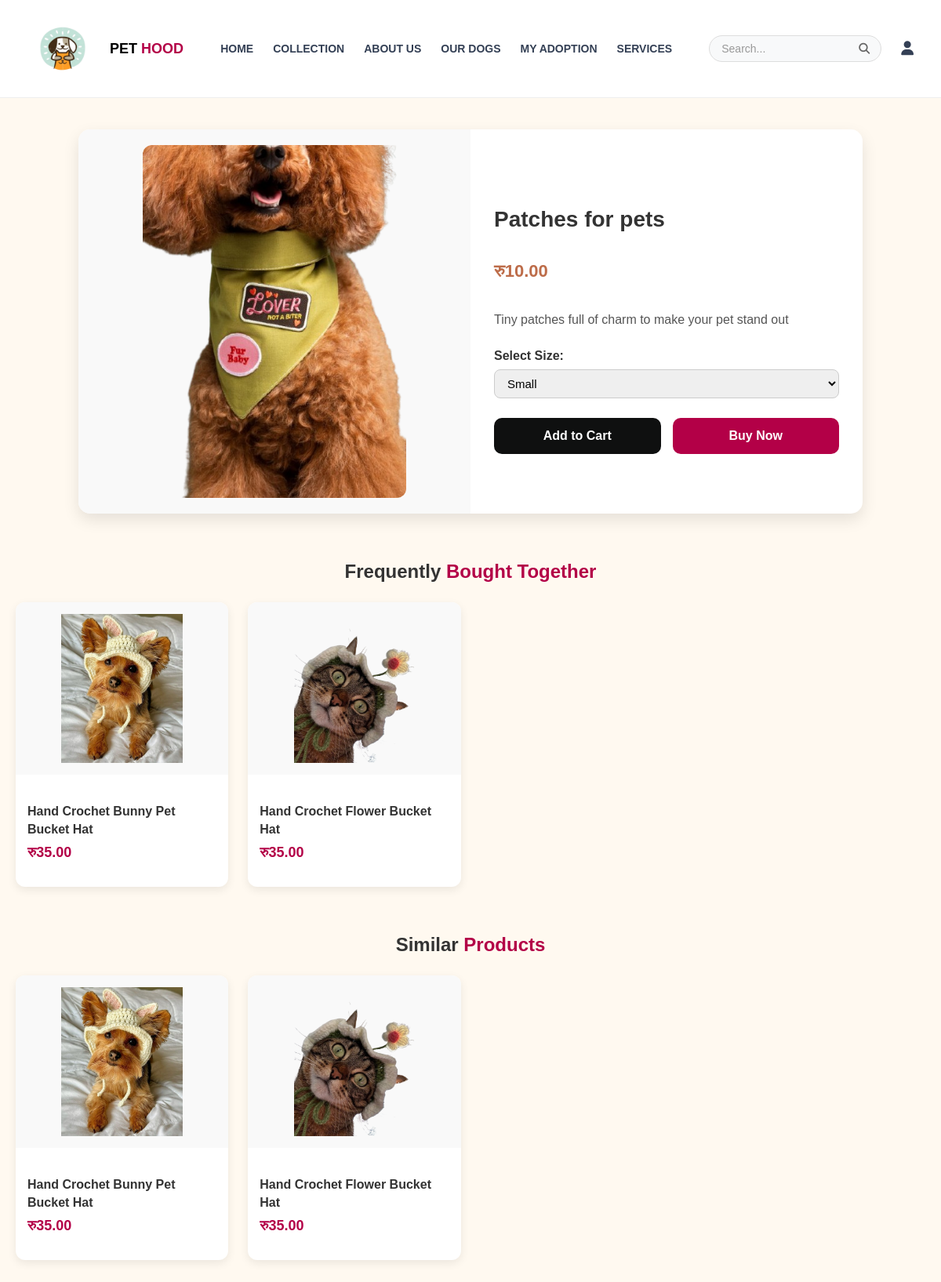
Page /patches-for-pets/ on the committed database.
### shop/models.py (models this page shows, shortened)
class Product(models.Model):
    CATEGORY_CHOICES = [
        ('food', 'Food'),
        ('clothes', 'Clothes'),
        ('accessories', 'Accessories'),
    ]
    name = models.CharField(max_length=200)
    slug = models.SlugField(max_length=250, unique=True, blank=True, null=True)
    category = models.CharField(max_length=20, choices=CATEGORY_CHOICES)
    price = models.DecimalField(max_digits=10, decimal_places=2)
    description = models.TextField()
    image = models.ImageField(upload_to='products/')
    sizes = models.ManyToManyField(Size, blank=True)   #  multiple sizes

### shop/views.py (the view)
# urls.py: path('<slug:slug>/', views.productdetails, name='productdetails'),
def productdetails(request, slug):
    product = get_object_or_404(Product, slug=slug)
    cart_items_in_cart = []
    if request.user.is_authenticated:
        cart, _ = Cart.objects.get_or_create(user=request.user)
        cart_items = CartItem.objects.filter(cart=cart, product=product)
        cart_items_in_cart = [item.size for item in cart_items]
    similar_products = get_similar_products(product, limit=4)
    frequently_bought = get_frequently_bought_together(product, limit=3)
    return render(request, 'productdetails.html', {
        'product': product,
        'cart_items_in_cart': cart_items_in_cart,
        'similar_products': similar_products,
        'frequently_bought': frequently_bought,
    })

### shop/context_processors.py (called while the page is built)
def cart_count(request):
    if request.user.is_authenticated:
        cart, _ = Cart.objects.get_or_create(user=request.user)
        count = cart.items.count()
    else:
        count = 0
    return {'cart_count': count}

### shop/recommendations.py (called while the page is built, shortened)
def get_similar_products(product, limit=4):
    if not product:
        return Product.objects.none()
    price_min = product.price * Decimal('0.8')
    price_max = product.price * Decimal('1.2')
    similar = Product.objects.filter(
        category=product.category
    ).exclude(
        id=product.id
    )
    in_price_range = similar.filter(
        price__gte=price_min,
        price__lte=price_max
    )
    if in_price_range.count() >= limit:
        return in_price_range[:limit]
    else:
        return similar[:limit]

def get_frequently_bought_together(product, limit=3):
    if not product:
        return Product.objects.none()
    orders_with_product = Order.objects.filter(
        items__product=product
    ).values_list('id', flat=True)
    if not orders_with_product:
        return get_similar_products(product, limit)

### templates/productdetails.html (shortened to what this page needs)
{% extends 'base.html' %}
{% load static %}
{% block content %}
<div class="product-detail">
  <div class="image-section">
    <img src="{{ product.image.url }}" alt="{{ product.name }}">
  </div>
  <div class="info-section">
    <h2>{{ product.name }}</h2>
    <p class="price">रु{{ product.price }}</p>
    <p class="description">{{ product.description }}</p>
    {% if product.category == "clothes" or product.category == "accessories" %}
       <label for="size-select-{{ product.id }}">Select Size:</label>
       <select id="size-select-{{ product.id }}">
        <option value="S">Small</option>
      </select>
    {% endif %}
    <div class="action-buttons">
      <button class="add-cart" data-product-id="{{ product.id }}">Add to Cart</button>
      <button class="buy-now" data-product-id="{{ product.id }}">Buy Now</button>
    </div>
  </div>
</div>
{% if frequently_bought or similar_products %}
{% if frequently_bought %}
<div class="recommendations-section">
  <h3>Frequently <span>Bought Together</span></h3>
  <div class="recommendations-grid">
    {% for product in frequently_bought %}
    <a href="{% url 'productdetails' product.slug %}" class="recommendation-card">
      <img src="{{ product.image.url }}" alt="{{ product.name }}">
      <div class="recommendation-card-info">
        <h4>{{ product.name }}</h4>
        <p class="price">रु{{ product.price }}</p>
      </div>
    </a>
    {% endfor %}
  </div>
</div>
{% endif %}
{% if similar_products %}
<div class="recommendations-section">
  <h3>Similar <span>Products</span></h3>
  <div class="recommendations-grid">
    {% for product in similar_products %}
    <a href="{% url 'productdetails' product.slug %}" class="recommendation-card">
      <img src="{{ product.image.url }}" alt="{{ product.name }}">
      <div class="recommendation-card-info">
        <h4>{{ product.name }}</h4>
        <p class="price">रु{{ product.price }}</p>
      </div>
    </a>
    {% endfor %}
  </div>
</div>
{% endif %}
{% endif %}
{% endblock %}

### static/base.css (style rules this page uses)
* { box-sizing: border-box; }
body { margin: 0; font-family: Arial, sans-serif; }

### templates/productdetails.html (style rules this page uses)
body { background-color: #fff9f0; font-family: 'Arial', sans-serif; color: #333; }
.product-detail { display: flex; flex-wrap: wrap; max-width: 1000px; margin: 40px auto; background: #fff; border-radius: 15px; box-shadow: 0 8px 20px rgba(0,0,0,0.1); overflow: hidden; transition: transform 0.3s ease; }
.image-section { flex: 1 1 400px; background: #f9f9f9; display: flex; align-items: center; justify-content: center; padding: 20px; }
.image-section img { max-width: 100%; max-height: 450px; object-fit: contain; border-radius: 12px; }
.info-section { flex: 1 1 400px; padding: 30px; display: flex; flex-direction: column; justify-content: center; }
.info-section h2 { font-size: 28px; font-weight: 700; margin-bottom: 15px; }
.info-section .price { font-size: 22px; color: #bd6c49; font-weight: bold; margin-bottom: 20px; }
.info-section .description { font-size: 16px; color: #555; margin-bottom: 25px; line-height: 1.6; }
.info-section label { font-weight: 600; margin-bottom: 8px; display: block; }
.info-section select { padding: 8px 12px; border-radius: 8px; border: 1px solid #ccc; font-size: 15px; margin-bottom: 25px; cursor: pointer; transition: border 0.2s, box-shadow 0.2s; }
.action-buttons { display: flex; gap: 15px; flex-wrap: wrap; }
.add-cart, .buy-now { flex: 1; min-width: 150px; padding: 14px 25px; font-size: 16px; font-weight: 600; border: none; border-radius: 10px; cursor: pointer; transition: background 0.3s, transform 0.2s; }
.add-cart { background: #0f1010; color: #fff; }
.buy-now { background: #b30047; color: #fff; }
.recommendations-section { max-width: 1200px; margin: 60px auto; padding: 0 20px; }
.recommendations-section h3 { font-size: 24px; font-weight: 700; margin-bottom: 25px; color: #333; text-align: center; }
.recommendations-section h3 span { color: #b30047; }
.recommendations-grid { display: grid; grid-template-columns: repeat(auto-fill, minmax(250px, 1fr)); gap: 25px; margin-top: 20px; }
.recommendation-card { background: #fff; border-radius: 12px; overflow: hidden; box-shadow: 0 4px 12px rgba(0,0,0,0.08); transition: transform 0.3s, box-shadow 0.3s; text-decoration: none; color: inherit; display: flex; flex-direction: column; }
.recommendation-card img { width: 100%; height: 220px; object-fit: contain; background: #f9f9f9; padding: 15px; }
.recommendation-card-info { padding: 15px; flex: 1; display: flex; flex-direction: column; }
.recommendation-card h4 { font-size: 16px; font-weight: 600; margin-bottom: 8px; color: #333; line-height: 1.4; }
.recommendation-card .price { font-size: 18px; font-weight: bold; color: #b30047; margin-top: auto; }

### rows in the picture
Product: image (picture), name "Patches for pets", price "10.00", description "Tiny patches full of charm to make your pet stand out", id "Small"
Product: image (picture), name "Hand Crochet Bunny Pet Bucket Hat", price "35.00"
Product: image (picture), name "Hand Crochet Flower Bucket Hat", price "35.00"
